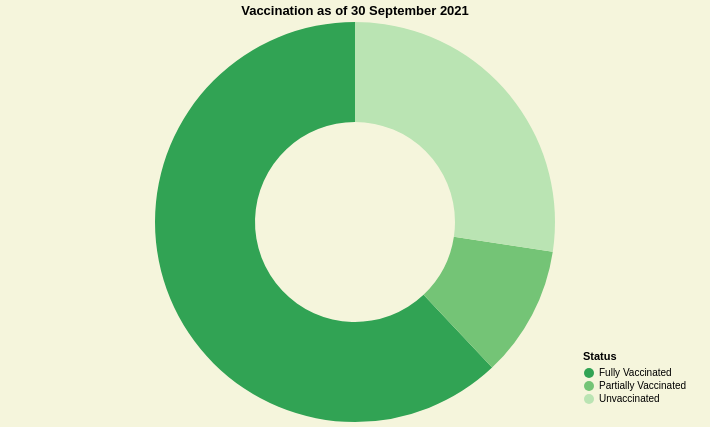

Write a Vega-Lite specification for this figure.
### Vega-Lite specification from a JSON file in a GitHub repository (floating-point values rounded to 4 significant figures)
{"$schema": "https://vega.github.io/schema/vega-lite/v5.json", "width": 700, "height": 400, "description": "A simple donut chart with embedded data.", "background": "beige", "title": "Vaccination as of 30 September 2021", "data": {"values": [{"category": "Fully Vaccinated", "percent": 62.02, "total": 20255398}, {"category": "Partially Vaccinated", "percent": 10.61, "total": 3285579}, {"category": "Unvaccinated", "percent": 27.37, "total": 12116423}]}, "mark": {"type": "arc", "innerRadius": 100}, "encoding": {"theta": {"field": "percent", "type": "quantitative"}, "color": {"field": "category", "type": "nominal", "legend": {"title": "Status"}, "scale": {"domain": ["Fully Vaccinated", "Partially Vaccinated", "Unvaccinated"], "range": ["#31a354", "#74c476", "#bae4b3"]}}, "tooltip": [{"field": "category", "type": "nominal", "title": "Vaccination"}, {"field": "percent", "title": "%Percentage", "format": ".2f"}, {"field": "total", "type": "quantitative", "title": "Total Number", "format": ","}]}, "config": {"view": {"strokeOpacity": 0, "stroke": "black"}, "background": "beige", "legend": {"orient": "bottom-right"}}}
